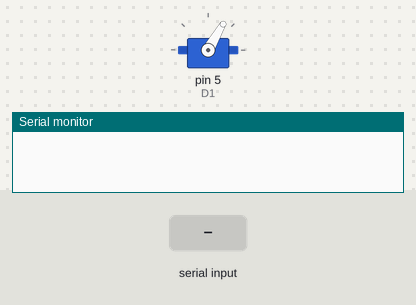
Bench run of a sketch on a simulated Arduino Uno, built with avr-gcc and run on an emulated ATmega328P. Parts: servo, the last lines printed to the serial monitor. Inputs (shaded band) come from the test bench.

Above: at 0.4 s.
At 2.0 s:
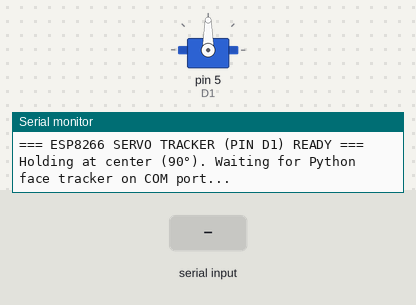
2.1 s: "90\n" received over Serial
Timing chart, 0 to 5.1 s (numbered marks = the images above; inputs shaded):
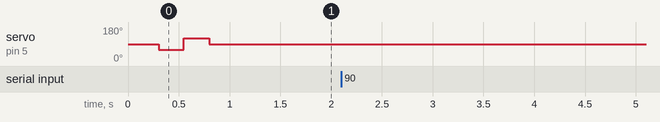

The sketch:

esp8266_servo.ino
```cpp
/*
 * High-Precision Single Servo Tracker for ESP8266
 *
 * Hardware Wiring (ESP8266 NodeMCU / D1 Mini):
 *   - Signal (Yellow/Orange) -> Pin D1 (GPIO 5)
 *   - Power (Red)            -> Pin VIN or 5V (5V USB power)
 *   - Ground (Brown/Black)   -> Pin GND
 *
 * Communication:
 *   - Baud Rate: 115200 baud
 *   - Protocol: Angle integer followed by newline (e.g. "90\n")
 *   - Behavior: Stays centered at 90° until Python sends face tracking coordinates.
 */

#include <Servo.h>

#ifndef D1
#define D1 5
#endif

// Pin D1 (GPIO 5)
const int SERVO_PIN = D1;
Servo myServo;

int currentAngle = 90;

// Fast non-blocking serial receive buffer
char rxBuffer[16];
int rxIndex = 0;

void setup() {
  Serial.begin(115200);

  // Attach servo on D1 with standard 544us to 2400us pulse width
  myServo.attach(SERVO_PIN, 544, 2400);

  // 1-Time Startup Test: Center -> Left -> Right -> Center (takes 0.8s)
  myServo.write(90);
  delay(300);
  myServo.write(60);
  delay(250);
  myServo.write(120);
  delay(250);
  myServo.write(90);

  Serial.println("\n=== ESP8266 SERVO TRACKER (PIN D1) READY ===");
  Serial.println("Holding at center (90°). Waiting for Python face tracker on COM port...");
}

void loop() {
  // Read incoming angle commands from Python (e.g., "90\n", "75\n", "110\n")
  while (Serial.available() > 0) {
    char c = Serial.read();
    if (c == '\n' || c == '\r') {
      if (rxIndex > 0) {
        rxBuffer[rxIndex] = '\0';
        int angle = atoi(rxBuffer);
        rxIndex = 0;

        // Verify valid angle in SG90 operating bounds (15° to 165°)
        if (angle >= 10 && angle <= 170) {
          currentAngle = angle;
          myServo.write(currentAngle);

          // Return ACK to Python
          Serial.print("ACK:");
          Serial.println(currentAngle);
        }
      }
    } else if (c >= '0' && c <= '9') {
      if (rxIndex < (int)sizeof(rxBuffer) - 1) {
        rxBuffer[rxIndex++] = c;
      }
    }
  }
}
```
